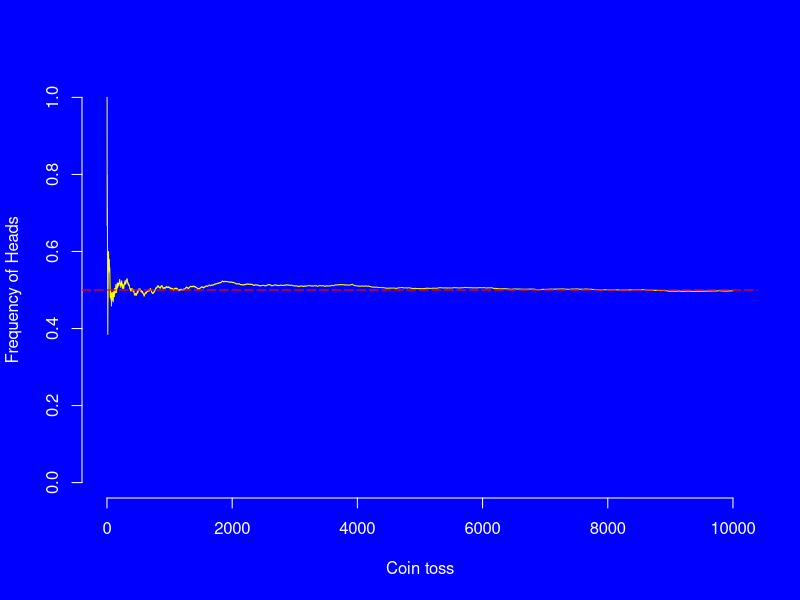
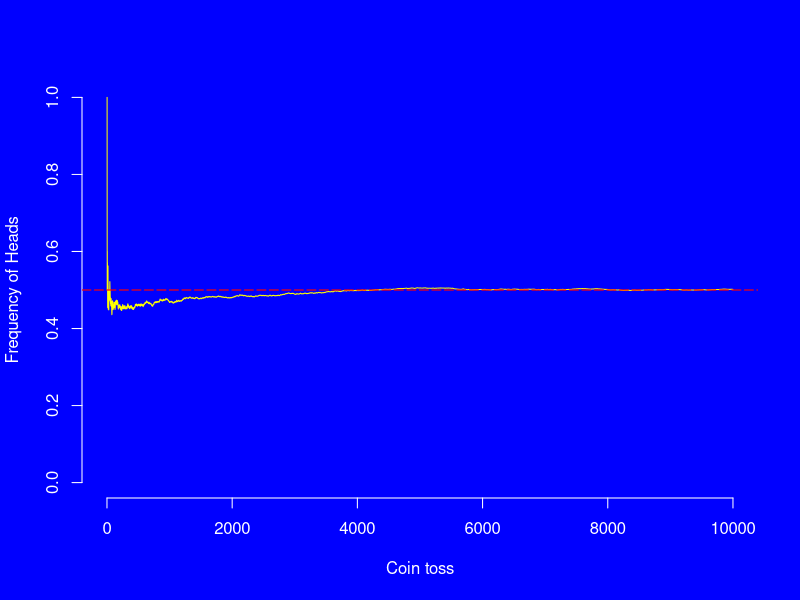
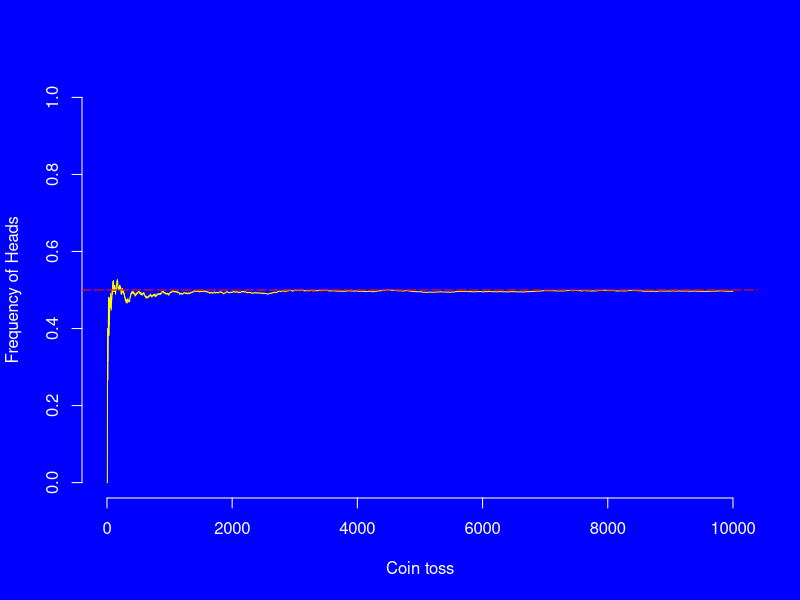
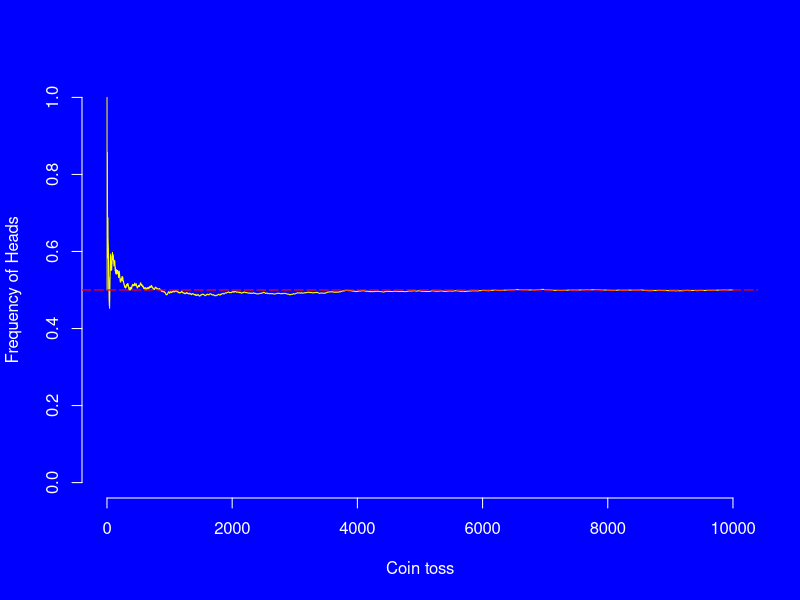
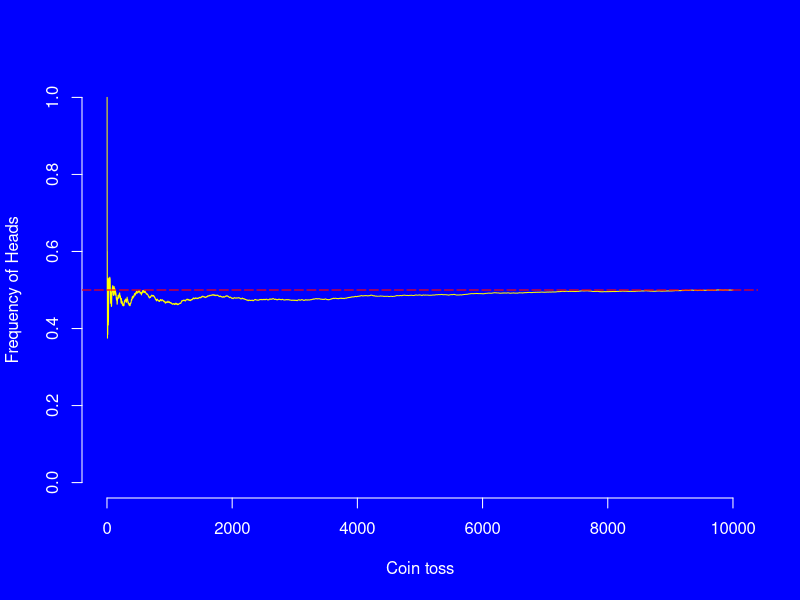
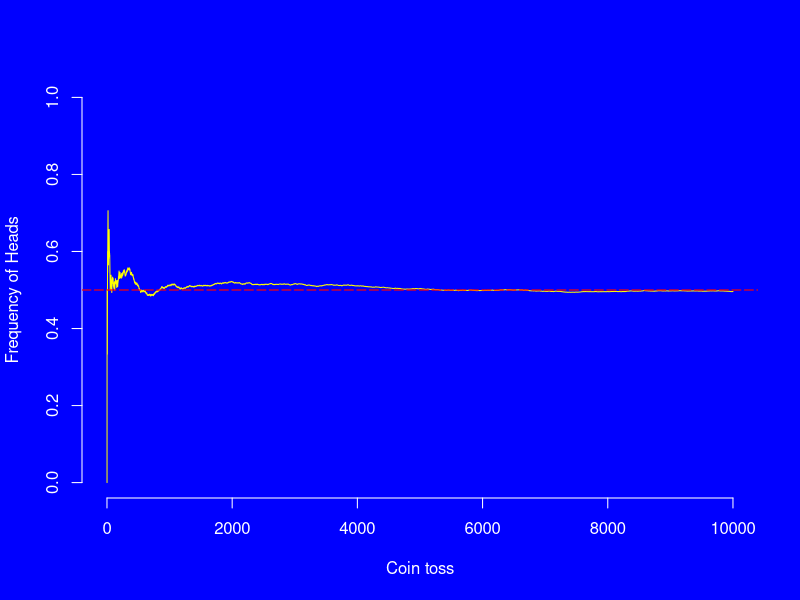
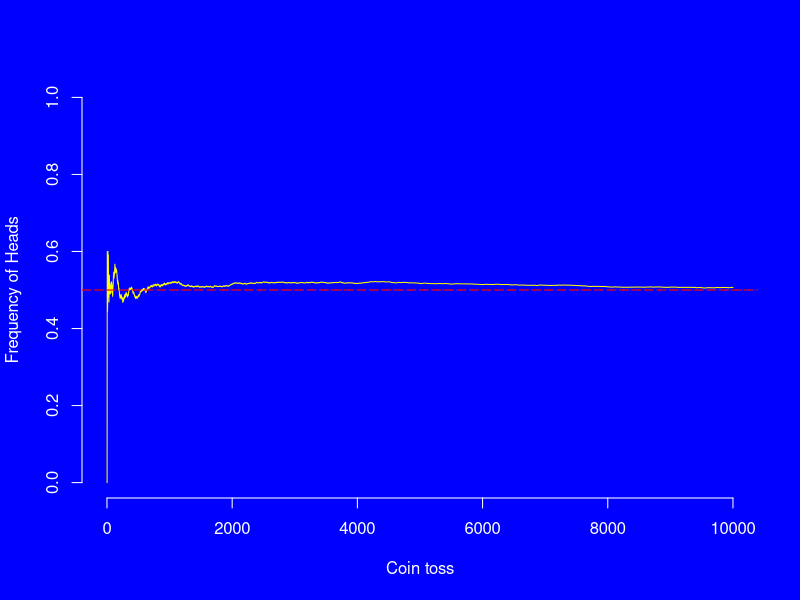
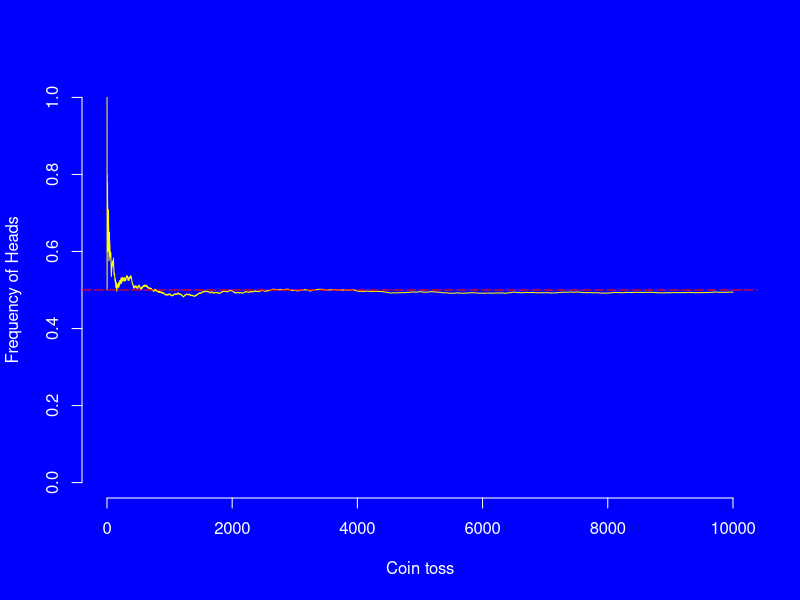

Write R code to recreate these figures, in order.
num_samples = 10000
for (i in 1:10) {
  coin_toss_vector = sample(c("Head", "Tail"), num_samples, replace=T)
  z = cumsum( coin_toss_vector == "Head") / seq(1, num_samples)
  par(bg="blue", fg="white", bty="n")
  plot( z, xlab = "Coin toss", ylab = "Frequency of Heads", type = 'l', 
        col="yellow", 
        col.axis="white", 
        col.lab="white",
        ylim=c(0.0,1.0))
  abline( h=0.5, col="red", lty="longdash", lwd=1.2)
  Sys.sleep(1)
}
